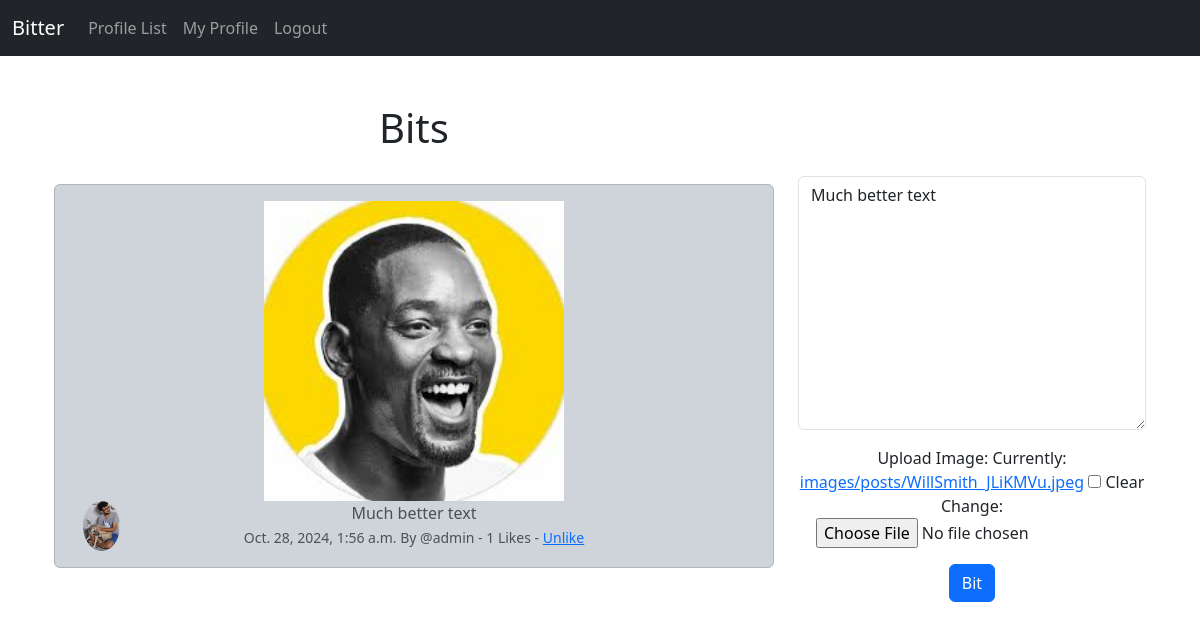
The app's page /edit_bit/22 (signed in) with its own data.
### bitter/models.py (models this page shows, shortened)
class Bit(models.Model):
    user = models.ForeignKey(User, related_name="bits", on_delete=models.DO_NOTHING)
    body = models.CharField(max_length=200)
    created_at = models.DateTimeField(auto_now_add=True)
    likes = models.ManyToManyField(User, related_name="bit_like", blank=True)
    bit_image = models.ImageField(null=True, blank=True, upload_to="images/posts/")
    def number_of_likes(self):
        return self.likes.count()

class Profile(models.Model):
    user = models.OneToOneField(User, on_delete=models.CASCADE)
    follows = models.ManyToManyField("self",
                                     related_name="followed_by",
                                     symmetrical=False,
                                     blank=True)
    date_modified = models.DateTimeField(User, auto_now=True)
    profile_image = models.ImageField(null=True, blank=True, upload_to="images/")

### bitter/views.py (the view)
# urls.py: path('edit_bit/<int:pk>', views.edit_bit, name='edit_bit'),
def edit_bit(request, pk):
    if request.user.is_authenticated:
        bit = get_object_or_404(Bit, id=pk)
        if request.user.username == bit.user.username:
            form = BitForm(request.POST or None, request.FILES or None, instance=bit)
            if request.method == "POST":
                if form.is_valid():
                    bit = form.save(commit=False)
                    bit.user = request.user
                    bit.save()
                    messages.success(request, ("Your Bit has been updated)"))
                    return redirect('home')
            else:
                return render(request, "edit_bit.html", {'form':form, 'bit': bit})
        else:
            messages.success(request, ("That is not your post"))
            return redirect('home')
    else:
        messages.success(request, ("You must be logged in to update posts"))
        return redirect('home')

### bitter/forms.py
class BitForm(forms.ModelForm):
    body = forms.CharField(required=True,
                           widget=forms.widgets.Textarea(
                            attrs={
                                   "placeholder": "Enter your Bitter Bit!",
                                   "class": "form-control",
                               }
                           ),
                           label="",
                           )
    bit_image = forms.ImageField(required=False, label="Upload Image")
    class Meta:
        model = Bit
        fields = ('body', 'bit_image',)
        exclude = ("user", "likes",)

### bitter/templates/edit_bit.html (shortened to what this page needs)
{% extends 'base.html' %}
{% load static %}
{% block content %}
    <div class="container text-center">
        <div class="row">
            <div class="col-8">
    <h1>Bits</h1>
    <br/>
    <div class="alert alert-dark" role="alert">
        <div class="container">
            {% if bit.bit_image %}
            <img src="{{bit.bit_image.url }}" width="300px"  alt="{{profile.user.username}}">
            {% endif %}
            <div class="row">
                <div class="col-1">
                    {% if bit.user.profile.profile_image %}
                    <img src="{{bit.user.profile.profile_image.url }}" class="rounded-circle" widht=50 height=50 alt="{{profile.user.username}}">
                    {% else %}
                    <img src="{% static 'images/profile_picture.png' %}" class="img-fluid rounded-circe" width=50 height=50 alt="Profile_Image">
                    {% endif %}
                </div>
                <div class="col-10">
                    {{bit.body}}
                    <br/>
                    <small class="text-muted">
                        {{ bit.created_at}} By @{{bit.user.username}}
                        - {{bit.number_of_likes}} Likes
                        - {% if user in bit.likes.all %}
                            <a href="{% url 'bit_like' bit.id %}">Unlike</a>
                          {% else %}
                          <a href="{% url 'bit_like' bit.id %}">Like</a>
                          {% endif %}
                    </small>
                </div>
            </div>
        </div>
    </div>
    </div>
    <div class="col-4">
                <br/>
                <br/>
                <br/>
                {% if form %}
                    <form method="POST" enctype="multipart/form-data">
                        {{ form.as_p }}
                        <button type="submit" class="btn btn-primary">Bit</button>
                    </form>
                {% endif%}
    </div>
{% endblock %}

### records on screen
Bit: bit_image (picture), user.profile.profile_image (picture), body "Much better text", created_at "Oct. 28, 2024, 1:56 a.m.", user.username "admin", number_of_likes "1"
